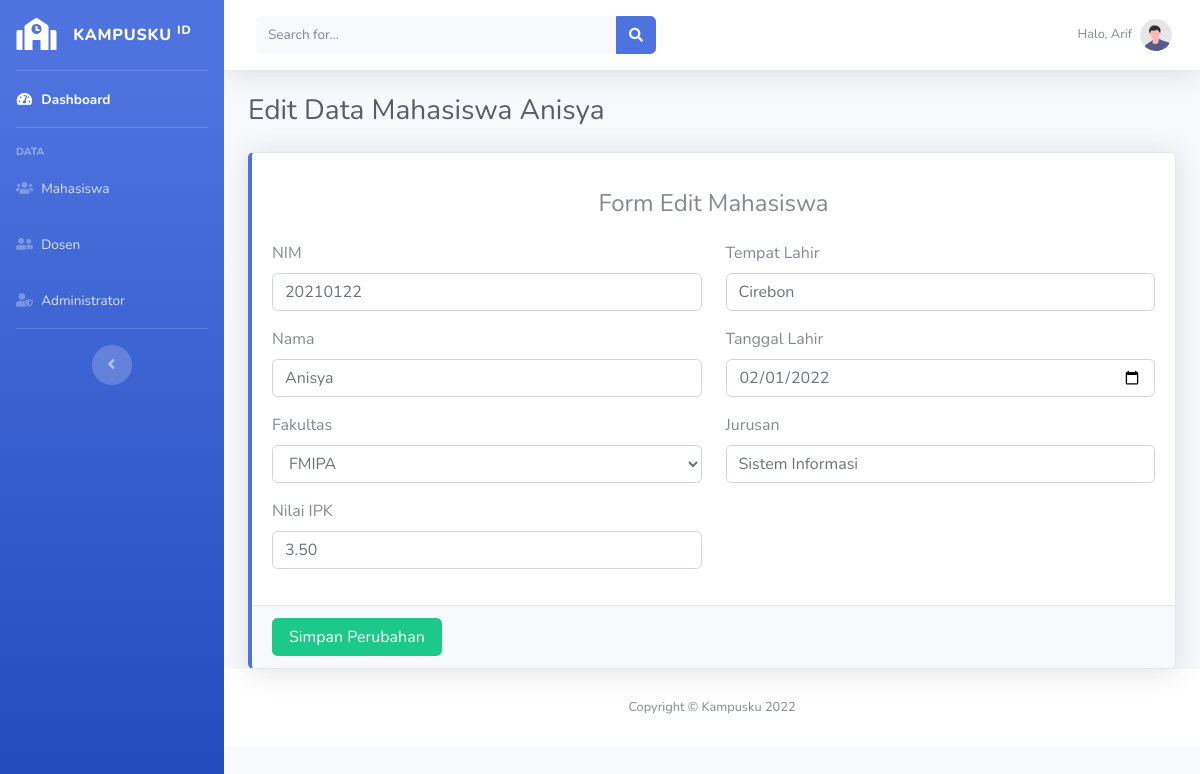
/uas/editmahasiswa.php?nim=20210122 (signed in), run on the app's committed database.
### tables this page shows
CREATE TABLE `mahasiswa` (
  `nim` char(8) NOT NULL,
  `nama` varchar(100) DEFAULT NULL,
  `tempat_lahir` varchar(50) DEFAULT NULL,
  `tanggal_lahir` date DEFAULT NULL,
  `fakultas` varchar(50) DEFAULT NULL,
  `jurusan` varchar(50) DEFAULT NULL,
  `ipk` decimal(3,2) DEFAULT NULL,
  `foto` varchar(255) NOT NULL
);

### uas/editmahasiswa.php (the view, shortened to what this page needs)
<?php
include('./connection.php');
if (isset($_POST['submit'])) {
    $nim            = htmlentities(strip_tags(trim($_POST['nim'])));
    $nama           = htmlentities(strip_tags(trim($_POST['nama'])));
    $tempat_lahir   = htmlentities(strip_tags(trim($_POST['tempat_lahir'])));
    $tanggal_lahir  = htmlentities(strip_tags(trim($_POST['tanggal_lahir'])));
    $fakultas       = htmlentities(strip_tags(trim($_POST['fakultas'])));
    $jurusan        = htmlentities(strip_tags(trim($_POST['jurusan'])));
    $ipk            = htmlentities(strip_tags(trim($_POST['ipk'])));
    var_dump($_POST);
    $pesan_error = "";
    if (empty($nama)) {
        $pesan_error .= "Nama harus diisi! <br>";
    }
    if (empty($tempat_lahir)) {
        $pesan_error .= "Tempat lahir harus diisi! <br>";
    }
    if (empty($tanggal_lahir)) {
        $pesan_error .= "Tanggal lahir harus diisi! <br>";
    }
    if (empty($jurusan)) {
        $pesan_error .= "jurusan harus diisi! <br>";
    }
    if (empty($ipk)) {
        $pesan_error .= "IPK harus diisi! <br>";
    }
    if (!is_numeric($ipk) or $ipk <= 0) {
        $pesan_error .= "IPK harus bernilai angka dan tidak negatif! <br>";
    }
    if ($pesan_error === "") {
        $nim            = mysqli_real_escape_string($link, $nim);
        $nama           = mysqli_real_escape_string($link, $nama);
        $tempat_lahir   = mysqli_real_escape_string($link, $tempat_lahir);
        $tanggal_lahir  = mysqli_real_escape_string($link, $tanggal_lahir);
        $fakultas       = mysqli_real_escape_string($link, $fakultas);
        $jurusan        = mysqli_real_escape_string($link, $jurusan);
        $ipk            = (float) mysqli_real_escape_string($link, $ipk);
        $query = "UPDATE mahasiswa SET ";
        $query .= "nama='$nama', tempat_lahir='$tempat_lahir', tanggal_lahir='$tanggal_lahir', ";
        $query .= "fakultas='$fakultas', tempat_lahir='$tempat_lahir', jurusan='$jurusan', ipk='$ipk' WHERE nim='$nim' ";
        $result = mysqli_query($link, $query);
        if ($result) {
            $pesan = "Data mahasiswa dengan nama $nama telah berhasil diperbarui!";
            $pesan = urlencode($pesan);
            header("location:mahasiswa.php?msg=$pesan");
        } else {
            $pesan = "Data mahasiswa dengan nama $nama tidak berhasil diperbarui!";
            $pesan = urlencode($pesan);
            header("location:mahasiswa.php?msg=$pesan");
        }
    }
} else {
    $nim = htmlentities(strip_tags(trim($_GET['nim'])));
    $nim = mysqli_real_escape_string($link, $nim);
    $result = mysqli_query($link, "SELECT * FROM mahasiswa WHERE nim='$nim'");
    $data = mysqli_fetch_assoc($result);
    $nim            = $data['nim'];
    $nama           = $data['nama'];
    $tempat_lahir   = $data['tempat_lahir'];
    $tanggal_lahir  = $data['tanggal_lahir'];
    $fakultas       = $data['fakultas'];
    $jurusan        = $data['jurusan'];
    $ipk            = $data['ipk'];
}
?>
<!DOCTYPE html>
<html lang="en">
<head>
    <?php include('./template/css.php'); ?>
</head>
<body id="page-top">
    <div id="wrapper">
        <?php include('./template/sidebar.php'); ?>
        <div id="content-wrapper" class="d-flex flex-column">
            <div id="content">
                <?php include('./template/navbar.php'); ?>
                <div class="container-fluid">
                    <div class="d-sm-flex align-items-center justify-content-between mb-4">
                        <h1 class="h3 mb-0 text-gray-800">Edit Data Mahasiswa <?= $nama; ?></h1>
                    </div>
                    <div class="row">
                        <div class="col-md-12">
                            <div class="card border-left-primary shadow">
                                <form action="editmahasiswa.php" method="post" enctype="multipart/form-data">
                                    <div class="card-body">
                                        <h4 class="text-center mt-3 mb-4">Form Edit Mahasiswa</h4>
                                        <div class="row">
                                            <div class="col-md-6">
                                                <div class="form-group mb-3">
                                                    <label for="nim">NIM</label>
                                                    <input type="number" min="0" name="nim" id="nim" class="form-control   border-1 " placeholder="Contoh : 20210120" value="<?= $nim; ?>">
                                                </div>
                                                <div class="form-group mb-3">
                                                    <label for="nama">Nama</label>
                                                    <input type="text" name="nama" id="nama" class="form-control   border-1 " placeholder="Masukan nama..." value="<?= $nama; ?>">
                                                </div>
                                                <div class="form-group mb-3">
                                                    <label for="fakultas">Fakultas</label>
                                                    <select class="form-control   border-1 " name="fakultas" id="fakultas" required>
                                                        <?php $data_fakultas = [
                                                            'Kedokteran', 'FMIPA', 'Ekonomi', 'Teknik', 'Sastra', 'FASILKOM'
                                                        ];
                                                        foreach ($data_fakultas as $fak) {
                                                        ?>
                                                            <option value="<?= $fak; ?>" <?= ($fakultas === $fak) ? "selected" : ""; ?>><?= $fak; ?></option>
                                                        <?php } ?>
                                                    </select>
                                                </div>
                                                <div class="form-group mb-3">
                                                    <label for="ipk">Nilai IPK</label>
                                                    <input type="text" name="ipk" id="ipk" class="form-control   border-1 " placeholder="Masukan IPK..." value="<?= $ipk; ?>">
                                                </div>
                                            </div>
                                            <div class="col-md-6">
                                                <div class="form-group mb-3">
                                                    <label for="tempat_lahir">Tempat Lahir</label>
                                                    <input type="text" name="tempat_lahir" id="tempat_lahir" class="form-control   border-1 " placeholder="Masukan tempat lahir..." value="<?= $tempat_lahir; ?>">
                                                </div>
                                                <div class="form-group mb-3">
                                                    <label for="tanggal_lahir">Tanggal Lahir</label>
                                                    <input type="date" name="tanggal_lahir" id="tanggal_lahir" class="form-control   border-1 " placeholder="Masukan tanggal lahir..." value="<?= $tanggal_lahir; ?>">
                                                </div>
                                                <div class="form-group mb-3">
                                                    <label for="jurusan">Jurusan</label>
                                                    <input type="text" name="jurusan" id="jurusan" class="form-control   border-1 " placeholder="Masukan jurusan..." value="<?= $jurusan; ?>">
                                                </div>
                                            </div>
                                        </div>
                                    </div>
                                    <div class="card-footer justify-content-end">
                                        <button type="submit" name="submit" class="btn btn-success px-3">Simpan Perubahan</button>
                                    </div>
                                </form>
                            </div>
                        </div>
                    </div>
                </div>
                <?php include('./template/footer.php'); ?>
            </div>
        </div>
</body>
</html>

### data on the page
mahasiswa: nama "Anisya", nim "20210122", fakultas "FMIPA", ipk "3.50", tempat_lahir "Cirebon", tanggal_lahir "02/01/2022", jurusan "Sistem Informasi"

### other printed values
$_SESSION['nama'] "Arif"
